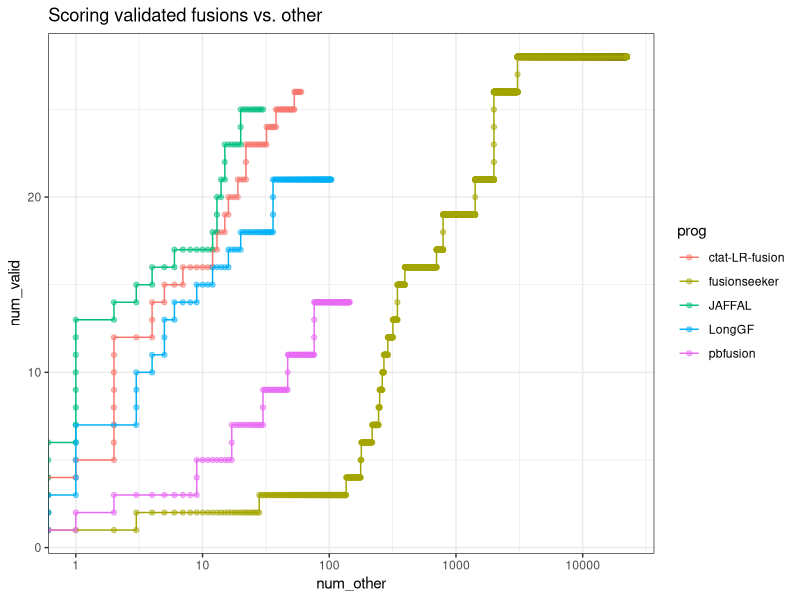
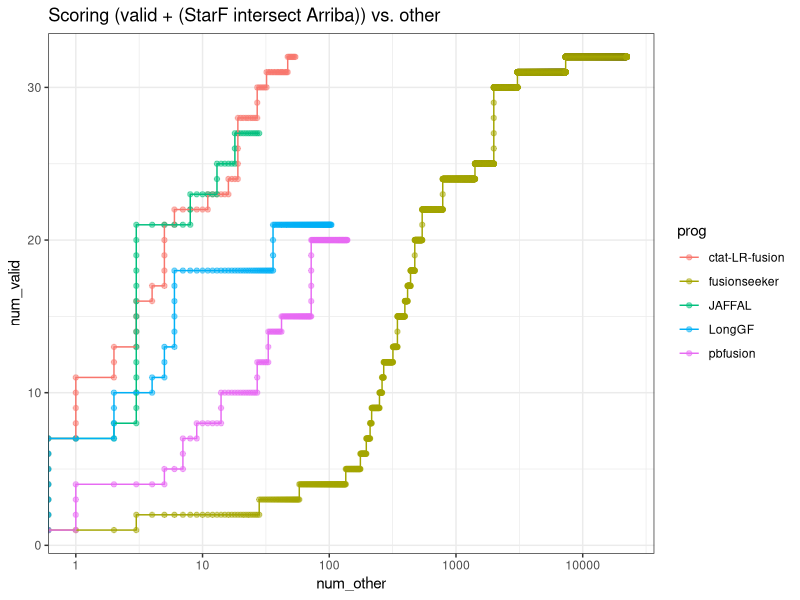
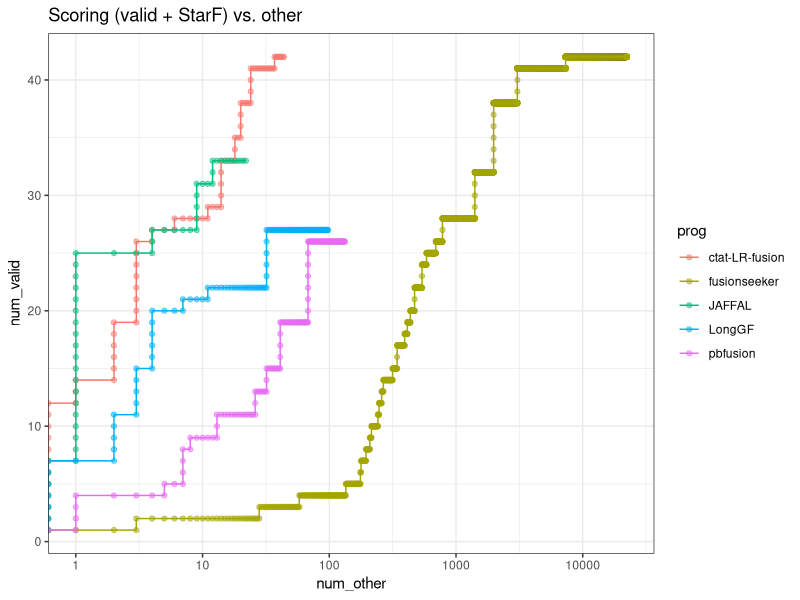
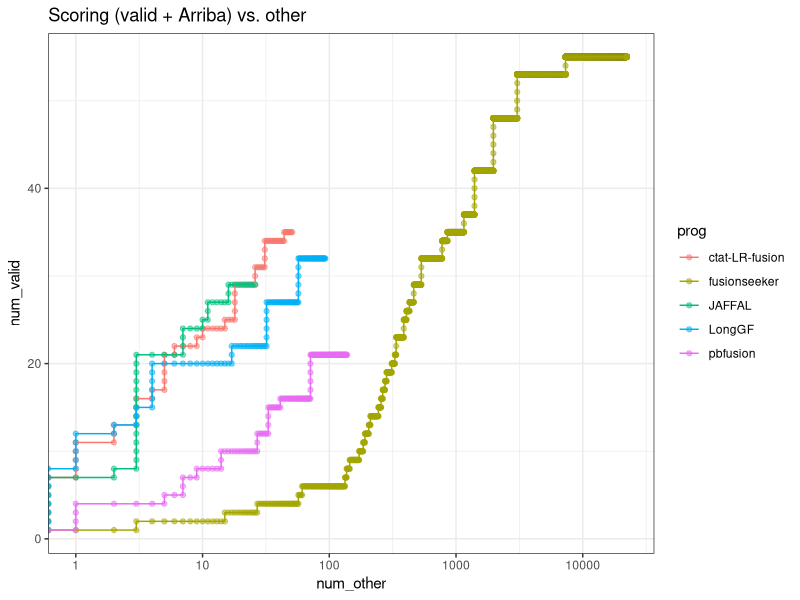

Write R code to recreate these figures, in order.
## ---- chunk 1
knitr::opts_chunk$set(echo = TRUE)
library(tidyverse)
## ---- chunk 2

alpha_val = 0.5


## ---- chunk 3

data = read.csv("../Table_Sx-ONT_fusions_by_method.tsv", header=T, sep="\t", stringsAsFactors = F)

data %>% head()

## ---- chunk 4

# score fusions

score_fusions = function(fusions_as_truth_labeled) {
    read_support_sample_scored = fusions_as_truth_labeled %>% 
        group_by(prog) %>%
        arrange(desc(num_reads), desc(as_truth)) %>% 
        mutate(num_valid = cumsum(as_truth), num_other = cumsum(! as_truth)) %>%
        ungroup()
    
    return(read_support_sample_scored)
}
## ---- chunk 5

data %>% filter(validated_fusion) %>% select(proxy_fusion_name, prog) %>% unique() %>% 
    group_by(prog) %>% tally() %>% arrange(desc(n))


## ---- chunk 6

validated_fusions_found_by_progs = data %>% filter(validated_fusion) %>% select(proxy_fusion_name, prog) %>% unique() %>% 
    group_by(proxy_fusion_name) %>% arrange(prog) %>% mutate(progs = paste(prog, collapse=',') ) %>%
    select(proxy_fusion_name, progs) %>% unique()

validated_fusions_found_by_progs
## ---- chunk 7
# which did ctat-LR-fusion find but not JAFFAL?

validated_fusions_found_by_progs %>% filter(grepl("ctat-LR-fusion", progs)) %>% filter(! grepl("JAFFAL", progs))

## ---- chunk 8
# which did JAFFAL find that ctat-LR-fusion did not find?

validated_fusions_found_by_progs %>% filter(grepl("JAFFAL", progs)) %>% filter(! grepl("ctat-LR-fusion", progs))

## ---- chunk 9

scored_validated_fusions = score_fusions( data %>% mutate(as_truth = validated_fusion))

## ---- chunk 10

scored_validated_fusions %>% 
    select(prog, num_other, num_valid) %>% 
    ggplot(aes(x=num_other, y=num_valid)) + 
    geom_point(aes(color=prog), alpha=alpha_val) + 
    geom_line(aes(color=prog)) +
    scale_x_continuous(trans='log10') + theme_bw() +
    ggtitle("Scoring validated fusions vs. other")

# but know that 'other' still contains other fusions that appear legit based on Illumina support.

## ---- chunk 11

scored_intersected_StarF_Arriba_fusions = score_fusions(
    data %>% rowwise() %>%
        mutate(illum_support_info = paste(matched_illumina, other_illumina), sep=",") %>%
        mutate(as_truth = (grepl("starF", illum_support_info) & grepl("arriba", illum_support_info) ) )
)

## ---- chunk 12

scored_intersected_StarF_Arriba_fusions %>% 
    select(prog, num_other, num_valid) %>% 
    ggplot(aes(x=num_other, y=num_valid)) + 
    geom_point(aes(color=prog), alpha=alpha_val) + 
    geom_line(aes(color=prog)) +
    scale_x_continuous(trans='log10') + theme_bw() +
    ggtitle("Scoring (valid + (StarF intersect Arriba)) vs. other")



## ---- chunk 13

scored_valid_plus_StarF_fusions = score_fusions(
    data %>% rowwise() %>%
        mutate(illum_support_info = paste(matched_illumina, other_illumina), sep=",") %>%
        mutate(as_truth = (grepl("starF", illum_support_info)  ) )
)

## ---- chunk 14

scored_valid_plus_StarF_fusions %>% 
    select(prog, num_other, num_valid) %>% 
    ggplot(aes(x=num_other, y=num_valid)) + 
    geom_point(aes(color=prog), alpha=alpha_val) + 
    geom_line(aes(color=prog)) +
    scale_x_continuous(trans='log10') + theme_bw() +
    ggtitle("Scoring (valid + StarF) vs. other")


## ---- chunk 15

scored_valid_plus_Arriba_fusions = score_fusions(
    data %>% rowwise() %>%
        mutate(illum_support_info = paste(matched_illumina, other_illumina), sep=",") %>%
        mutate(as_truth = (grepl("arriba", illum_support_info)  ) )
)

## ---- chunk 16

scored_valid_plus_Arriba_fusions %>% 
    select(prog, num_other, num_valid) %>% 
    ggplot(aes(x=num_other, y=num_valid)) + 
    geom_point(aes(color=prog), alpha=alpha_val) + 
    geom_line(aes(color=prog)) +
    scale_x_continuous(trans='log10') + theme_bw() +
    ggtitle("Scoring (valid + Arriba) vs. other")

